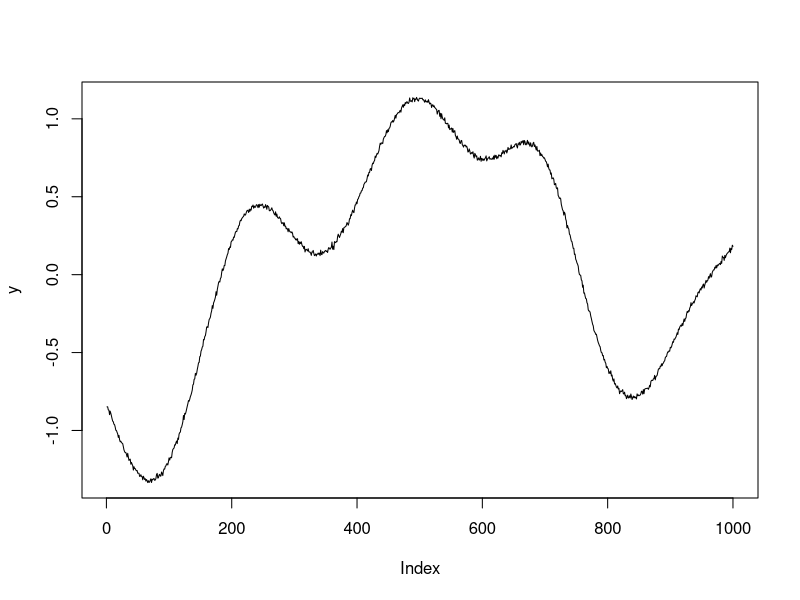

Recreate this plot in R.


N = 1000

# Make a covariance matrix
C = matrix(nrow=N, ncol=N)

C = exp(-0.5*(row(C) - col(C))^2 / 100^2)

# For numerical stability!
C = C + 1E-4*diag(N)

#pdf("covariance_matrix.pdf")
#image(C)
#dev.off()

U = chol(C)
n = rnorm(1000)
y = t(U) %*% n

plot(y, type="l")

